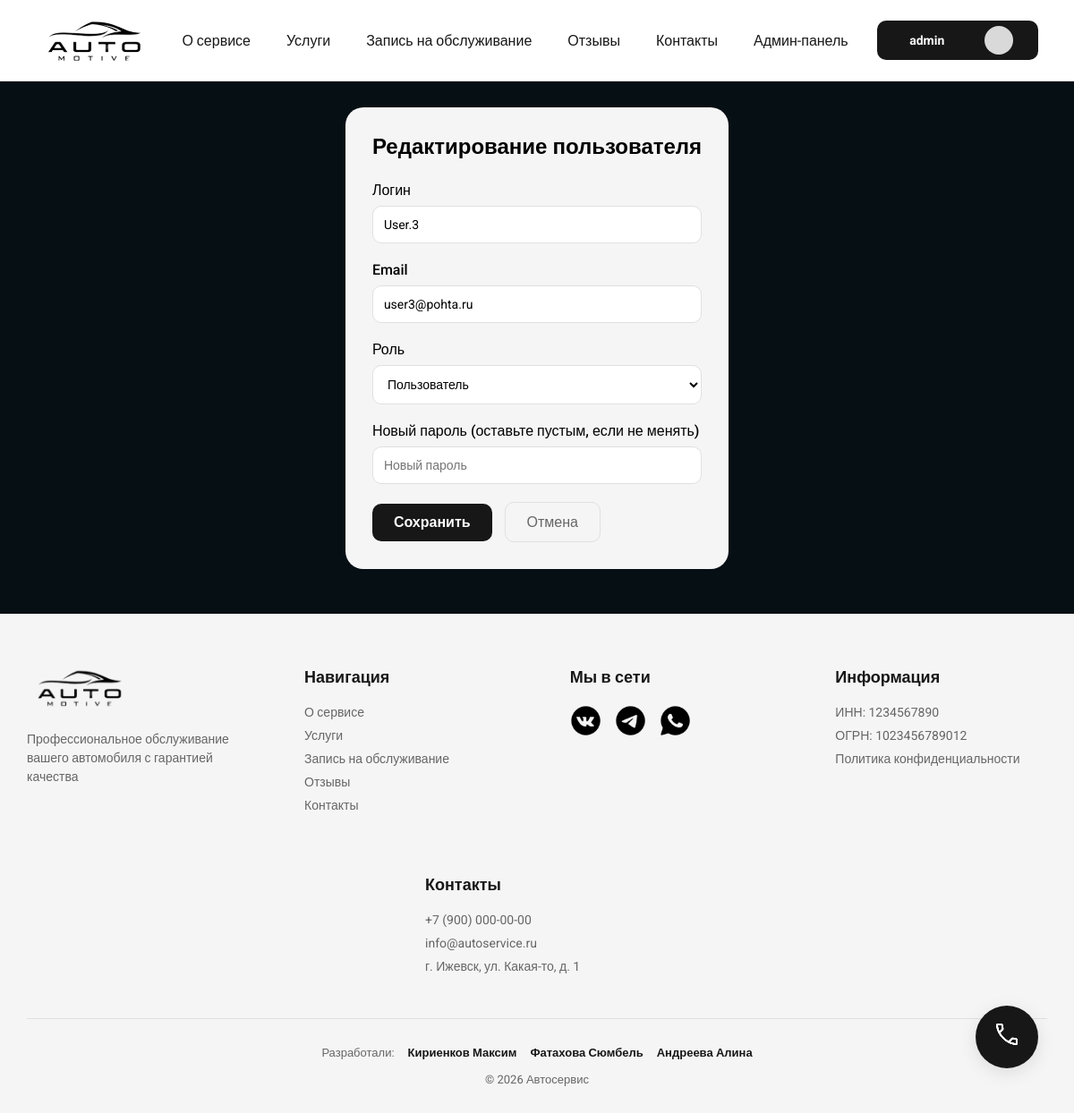
Page /admin/users/edit/9 (signed in) on the committed database.
### tables this page shows
CREATE TABLE `users` (
  `id` int NOT NULL,
  `login` varchar(64) NOT NULL,
  `email` varchar(255) NOT NULL,
  `password_hash` varchar(300) NOT NULL,
  `role_id` int NOT NULL,
  `created_at` timestamp NOT NULL
);

### core/Controller.php (called while the page is built, shortened)
<?php
class Controller
{
    protected function render($view, $data = [])
    {
        $data['auth_user'] = $_SESSION['user'] ?? null;
        extract($data);
        require_once __DIR__ . '/../views/' . $view . '.php';
        $content = ob_get_clean();
        require_once __DIR__ . '/../views/layouts/main.php';
    }
}

### controllers/AdminUsersController.php (called while the page is built, shortened)
<?php
require_once __DIR__ . '/../core/Controller.php';
class AdminUsersController extends Controller
{
    public function edit($id)
    {
        global $pdo;
        $stmt = $pdo->prepare("SELECT id, login, email, role_id FROM users WHERE id = ?");
        $stmt->execute([$id]);
        $user = $stmt->fetch(PDO::FETCH_ASSOC);
        $this->render('admin/user_edit', ['title' => 'Редактирование пользователя', 'user' => $user]);
    }
}

### index.php (called while the page is built, shortened)
<?php
require_once 'Router.php';
$listRoute = require_once __DIR__ . '/config/route.php';
$router = new Router();
$router->add($listRoute);
$router->dispatch();

### views/admin/user_edit.php (the view, shortened to what this page needs)
<div class="admin-form">
    <h1>Редактирование пользователя</h1>
    <form action="/admin/users/update/<?= $user['id'] ?>" method="POST">
        <div class="form-group">
            <label>Логин</label>
            <input type="text" name="login" value="<?= htmlspecialchars($user['login'] ?? '') ?>">
        </div>
        <div class="form-group">
            <label>Email</label>
            <input type="email" name="email" value="<?= htmlspecialchars($user['email'] ?? '') ?>">
        </div>
        <div class="form-group">
            <label>Роль</label>
            <select name="role_id">
                <option value="1" <?= $user['role_id'] == 1 ? 'selected' : '' ?>>Пользователь</option>
            </select>
        </div>
        <div class="form-group">
            <label>Новый пароль (оставьте пустым, если не менять)</label>
            <input type="password" name="password" placeholder="Новый пароль">
        </div>
        <button type="submit" class="btn-save">Сохранить</button>
        <a href="/admin/users" class="btn-cancel">Отмена</a>
    </form>
</div>

### Router.php (shortened to what this page needs)
<?php
class Router
{
    private $routes = [];
    public function add(array $routesList): void
    {
        foreach ($routesList as $route) {
            $this->routes[] = [
                'method'  => $route[0],
                'path'    => $route[1],
                'handler' => $route[2]
            ];
        }
    }
    public function dispatch(): void
    {
        $method = $_SERVER['REQUEST_METHOD'];
        $uri = parse_url($_SERVER['REQUEST_URI'], PHP_URL_PATH);
        $uri = rtrim($uri, '/');
        foreach ($this->routes as $route) {
            if ($route['method'] !== $method) {
                continue;
            }
            $routePath = rtrim($route['path'], '/');
            $pattern = '#^' . preg_replace('/\{([a-z]+)\}/', '([^/]+)', $routePath) . '$#';
            if (preg_match($pattern, $uri, $matches)) {
                array_shift($matches);
                [$controllerName, $action] = explode('@', $route['handler']);
                $controller = new $controllerName();
                $controller->$action(...$matches);
                return;
            }
        }
        exit;
    }
}

### views/layouts/main.php (shortened to what this page needs)
<!DOCTYPE html>
<html lang="ru">
<head>
    <link rel="stylesheet" href="/assets/css/style.css">
    <link rel="stylesheet" href="/assets/css/doc.css">
</head>
<body>
    <header>
        <nav>
            <div class="logo">
                <a href="/">
                    <img src="/assets/img/logo.png" alt="" class="logo-img">
                </a>
            </div>
            <?$current_uri = rtrim($_SERVER['REQUEST_URI'],'/')?>
            <ul class="menu">
                <li>
                    <a href="/about" class="<?= ($current_uri == '/about') ? 'active' : '' ?>">О сервисе</a>
                </li>
                <li>
                    <a href="/services" class="<?= ($current_uri == '/services') ? 'active' : '' ?>">Услуги</a>
                </li>
                <li>
                    <a href="/record" class="<?= ($current_uri == '/record') ? 'active' : '' ?>">Запись на обслуживание</a>
                </li>
                <li>
                    <a href="/reviews" class="<?= ($current_uri == '/reviews') ? 'active' : '' ?>">Отзывы</a>
                </li>
                <li>
                    <a href="/contacts" class="<?= ($current_uri == '/contacts') ? 'active' : '' ?>">Контакты</a>
                </li>
                <?if (isset($_SESSION['user']['role_id']) && ($_SESSION['user']['role_id'] == 2 || $_SESSION['user']['role_id'] == 3)){?>
                <li>
                    <a href="/admin" class="<?= ($current_uri == '/admin') ? 'active' : '' ?>">
                        Админ-панель
                    </a>
                </li>
                <?}?>
            </ul>
            <div class="auth-group">
                <?php if (!isset($_SESSION['user_id'])){?>
                    <div class="auth-guest">
                        <a href="/login" class="btn"><span>Вход</span></a>
                        <a href="/register" class="btn"><span>Регистрация</span></a>
                    </div>
                <?}else{?>
                    <div class="auth-user">
                        <details class="user-dropdown">
                            <summary class="btn user-profile">
                                <span><? echo $_SESSION['user']['username'] ?></span>
                                <div class="avatar"></div>
                            </summary>
                        </details>
                    </div>
                <?}?>
            </div>
        </nav>
    </header>
    <main class="auth-container">
            <?= $content ?>
    </main>
    <a href="tel:+79000000000" class="fixed-call">
        <span><img src="/assets/img/phone.png" alt="" class="phone-img"></span>
    </a>
    <footer>
        <div class="footer-container">
            <div class="footer-section footer-logo">
                <a href="/">
                    <img src="/assets/img/logo.png" alt="" class="footer-logo-img">
                </a>
                <p>Профессиональное обслуживание вашего автомобиля с гарантией качества</p>
            </div>
            <div class="footer-section">
                <h4>Навигация</h4>
                <ul class="footer-nav">
                    <li><a href="/about">О сервисе</a></li>
                    <li><a href="/services">Услуги</a></li>
                    <li><a href="/booking">Запись на обслуживание</a></li>
                    <li><a href="/reviews">Отзывы</a></li>
                    <li><a href="/contacts">Контакты</a></li>
                </ul>
            </div>
            <div class="footer-section">
                <h4>Мы в сети</h4>
                <div class="social-links">
                    <a href="#"><img src="/assets/img/vk.png" alt=""></a>
                    <a href="#"><img src="/assets/img/telegram.png" alt=""></a>
                    <a href="#"><img src="/assets/img/whatsapp.png" alt=""></a>
                </div>
            </div>
            <div class="footer-section">
                <h4>Информация</h4>
                <p>ИНН: 1234567890</p>
                <p>ОГРН: 1023456789012</p>
                <a href="#">Политика конфиденциальности</a>
            </div>
            <div class="footer-section">
                <h4>Контакты</h4>
                <p><a href="tel:+79000000000">+7 (900) 000-00-00</a></p>
                <p><a href="mailto:info@autoservice.ru">info@autoservice.ru</a></p>
                <p>г. Ижевск, ул. Какая-то, д. 1</p>
            </div>
        </div>
        <div class="footer-bottom">
            <div class="dev-info">
                <span>Разработали:</span>
                <ul>
                    <li>Кириенков Максим</li>
                    <li>Фатахова Сюмбель</li>
                    <li>Андреева Алина</li>
                </ul>
            </div>
            <p>&copy; 2026 Автосервис</p>
        </div>
    </footer>
</body>
</html>

### assets/css/doc.css (style rules this page uses)
* { margin: 0; padding: 0; }
body { background-color: #060F14; }

### rows in the picture
users: login "User.3", email "user3@pohta.ru", role_id "Пользователь"
